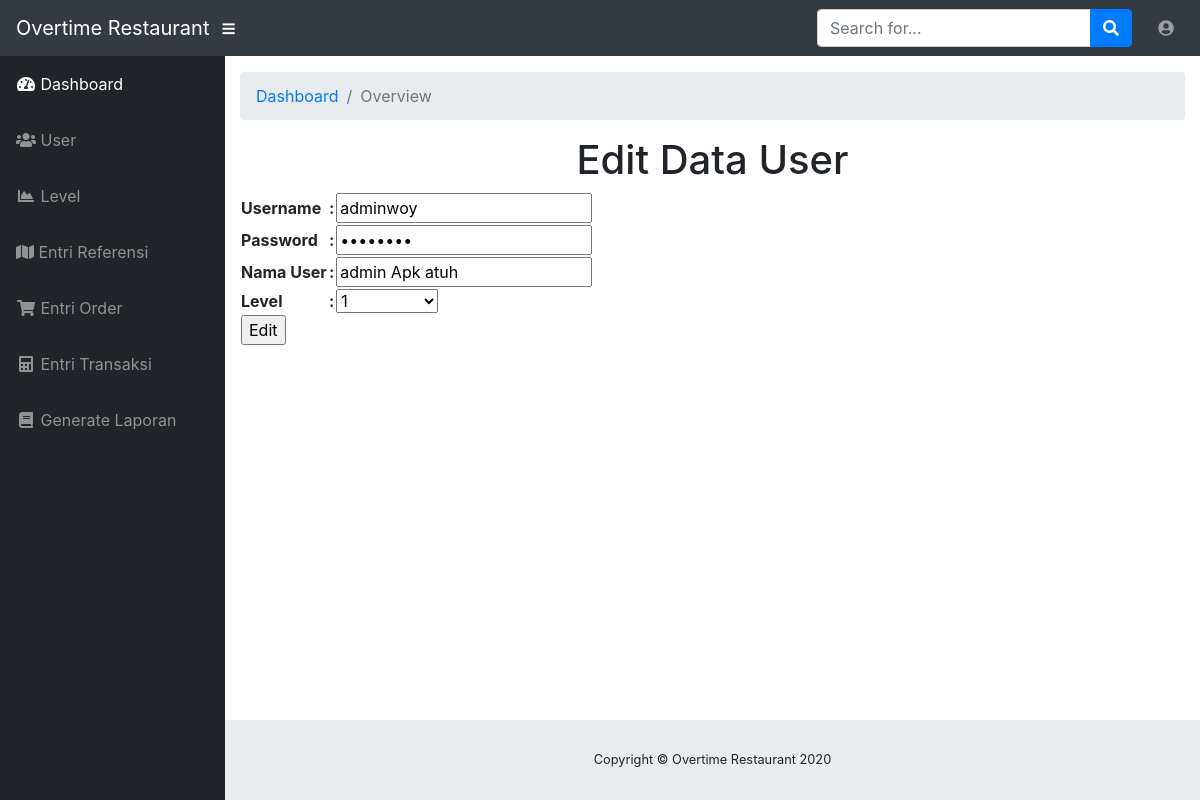
/edit/edit_user.php?id_user=2, run on the app's committed database.
### tables this page shows
CREATE TABLE `user` (
  `id_user` int(11) NOT NULL,
  `username` varchar(60) NOT NULL,
  `password` varchar(8) NOT NULL,
  `nama_user` varchar(60) NOT NULL,
  `id_level` int(11) NOT NULL
);

### edit/edit_user.php (the view, shortened to what this page needs)
<?php
include ('../admin/admin.php');
include ('../config.php');
$id_user=$_GET['id_user'];
$edit=mysqli_query($dbconnect,"select * from user where id_user='$id_user'");
$data=mysqli_fetch_assoc($edit);
?>
 <!DOCTYPE html>
 <html>
 <head>
 </head>
 <body>
 	<h1 align="center"> Edit Data User </h1>
 	<form method="post">
 		<table>
 			<tr>
 				<th>Username</th>
 				<th>:</th>
 				<th><input type="text" name="username" value="<?php echo $data['username']; ?>"></th>
 			</tr>
 			<tr>
 				<th>Password</th>
 				<th>:</th>
 				<th><input type="password" name="password" value="<?php echo $data['password']; ?>"></th>
 			</tr>
 			<tr>
 				<th>Nama User</th>
 				<th>:</th>
 				<th><input type="text" name="nama_user" value="<?php echo $data['nama_user']; ?>"></th>
 			</tr>
 			<tr>
 				<th>Level</th>
 				<th>:</th>
 				<th><select name="id_level">
 					<option value="<?php echo $data['id_level']; ?>" selected=""><?php echo $data['id_level']; ?></option>
 				</select></td>
 			</tr>
 			<tr>
 				<td colspan="3"><input type="submit" name="ubah" value="Edit"></td>
 			</tr>
 		</table>
 	</form>
 </body>
 </html>
  <?php include '../footer.php'; ?>

### data on the page
user: username "adminwoy", nama_user "admin Apk atuh", id_level "1"
